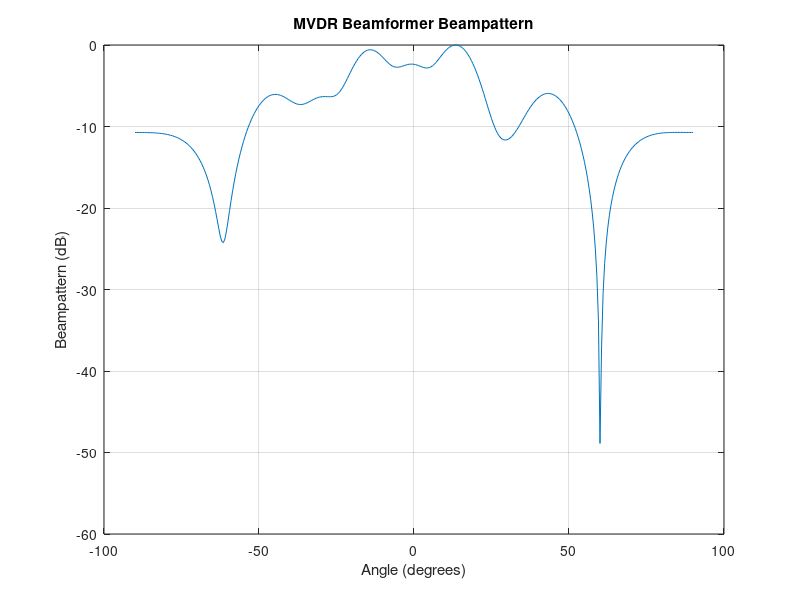

Write MATLAB code to recreate this figure.
% Parameters
M = 10;                    % Number of sensors
d = 0.5;                   % Element spacing in wavelengths
theta_desired = 30;        % Desired signal direction in degrees
theta_desired_rad = deg2rad(theta_desired);
N_snapshots = 200;         % Number of time samples

% Steering vector function
steervec = @(theta_rad) exp(1j*2*pi*d*(0:M-1)'*sin(theta_rad));

% Generate synthetic data
SNR = 20;                  % Desired signal SNR (dB)
INR = 30;                  % Interference-to-noise ratio (dB)
theta_interf = 60;         % Interferer direction in degrees

a_desired = steervec(theta_desired_rad);
a_interf = steervec(deg2rad(theta_interf));

s = sqrt(10^(SNR/10)) * randn(1, N_snapshots);          % Desired signal
i = sqrt(10^(INR/10)) * randn(1, N_snapshots);          % Interference
n = randn(M, N_snapshots);                              % Noise

X = a_desired * s + a_interf * i + n;                   % Received signal matrix

% Estimate covariance matrix
R = (X * X') / N_snapshots;

% MVDR weights
w_mvdr = (R \ a_desired) / (a_desired' * (R \ a_desired));

% Output signal
y = w_mvdr' * X;

% Plot beampattern
theta_scan = -90:0.5:90;
beampattern = zeros(size(theta_scan));
for k = 1:length(theta_scan)
    a_scan = steervec(deg2rad(theta_scan(k)));
    beampattern(k) = abs(w_mvdr' * a_scan);
end
beampattern = beampattern / max(beampattern); % Normalize

figure;
plot(theta_scan, 20*log10(beampattern));
xlabel('Angle (degrees)');
ylabel('Beampattern (dB)');
title('MVDR Beamformer Beampattern');
grid on;
ylim([-60 0]);
